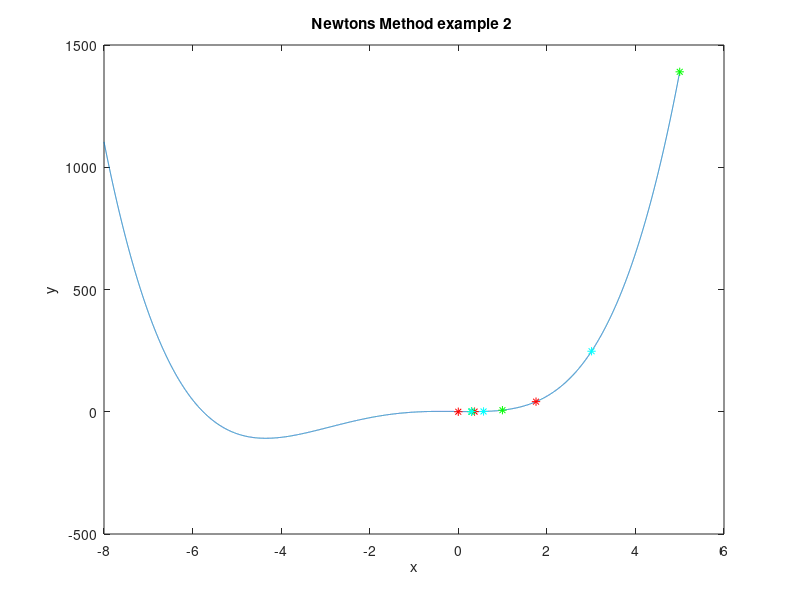

Reproduce this figure in MATLAB.
%array to get values of our function
z = -8:.001:5;

% our function x^4+8x^3-2x +cos(x)
l = z.^4+6*z.^3+z.^2-2*z+cos(z);

tol = 1;
% preallocating arrays
x = zeros(1,10);
y = zeros(1,10);
%initial guess
x(1)=5;
y(1) = x(1).^4+6*x(1).^3+x(1).^2-2*x(1)+cos(x(1));
i=2;
while tol >0.001
    dx = 4*x(i-1).^3+18*x(i-1).^2+2*x(i-1)-2-sin(x(i-1)); %derivative
    d2x = 12*x(i-1).^2+36*x(i-1)+2-cos(x(i-1)); %second derivative
    x(i) = x(i-1)-(dx/d2x); %iterative step
    y(i)= x(i).^4+6*x(i).^3+x(i).^2-2*x(i)+cos(x(i));
    
    tol = abs(x(i)-x(i-1));%tolerance calc
    i= i +1;
end

x
%plot our results
plot(z,l,x(1),y(1),'g*',x(4),y(4),'g*',x(2),y(2),'c*',x(3),y(3),'r*',x(5),y(5),'c*',x(6),y(6),'r*',x(7),y(7),'g*',x(8),y(8),'g*',x(9),y(9),'c*',x(10),y(10),'r*')
title('Newtons Method example 2 ')
xlabel('x')
ylabel('y')